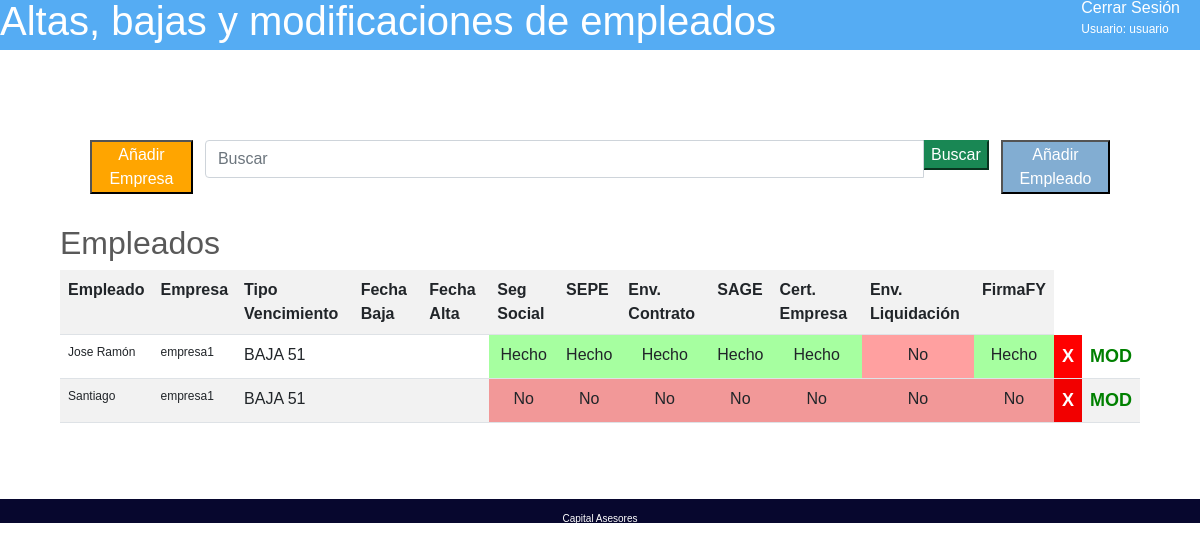
/listEmpleado (signed in), run on an earlier commit of the app's database.
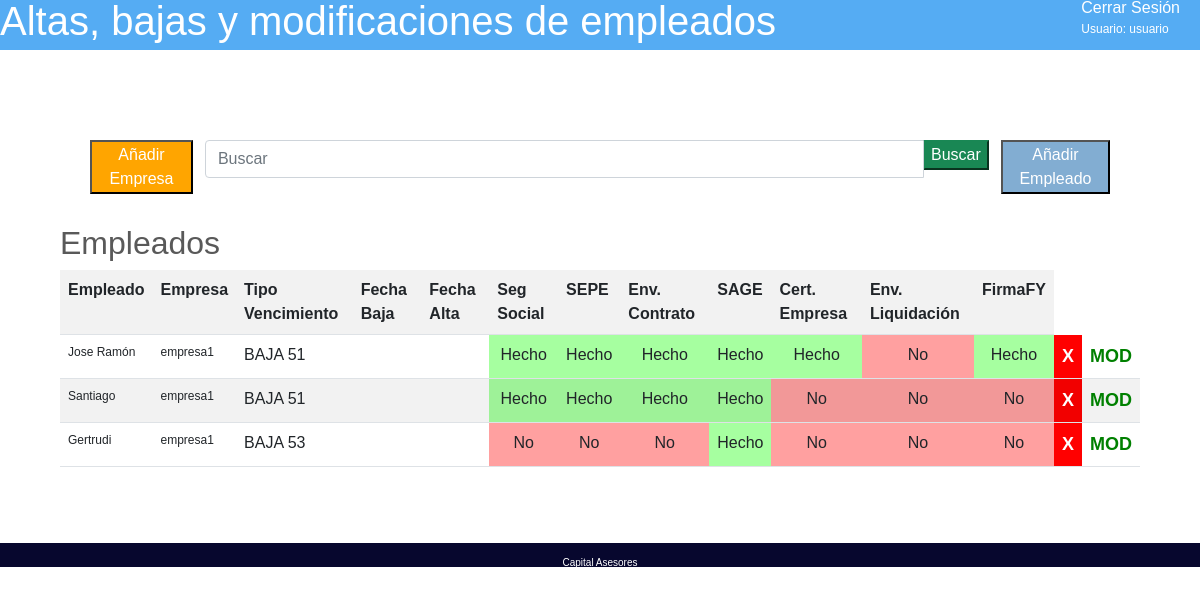
And on a later commit of the database.
### nucleo/models.py (models this page shows, shortened)
class Empleado (models.Model):
    nombre = models.CharField(max_length=100)
    empresa=models.ForeignKey(Empresa, verbose_name="Empresa", on_delete=models.CASCADE, related_name='empresa')
    class Vencimientos(models.TextChoices):
        ALTA = 'ALTA'
        BAJA = 'BAJA'
        BAJA51 = 'BAJA 51'
        BAJA93 = 'BAJA 93'
        BAJA85= 'BAJA 85'
        BAJA91 = 'BAJA 91'
        BAJA53 = 'BAJA 53'
        BAJA94 = 'BAJA 94'
        BAJA54 = 'BAJA 54'
        REDUCCION_JORNADA = 'REDUCCIÓN DE JORNADA'
        AMPLIACION_JORNADA = 'AMPLIACIÓN DE JORNADA'
        INACTIVIDAD = 'INACTIVIDAD'
        TRANSFORMACION = 'TRANSFORMACIÓN'
        PRORROGA = 'PROROGA'
        DESAFECTACION = 'DESAFECTACIÓN'
        LLAMAMIENTO = 'LLAMAMIENTO'
        BAJA_Y_ALTA = 'BAJA Y ALTA'
    tipo_vencimiento = models.CharField(max_length=25, choices=Vencimientos.choices, blank=True, default='BAJA')
    fecha=models.DateField(null=True, blank = True)
    segSocial=models.BooleanField(default=False)
    sepe=models.BooleanField(default=False)
    enviadoContrato=models.BooleanField(default=False)
    sage=models.BooleanField(default=False)
    certificadoEmpresa=models.BooleanField(default=False)
    envioLiquidacion=models.BooleanField(default=False)
    firmaFY=models.BooleanField(default=False)
    fin=models.BooleanField(default=False)
    oculto=models.BooleanField(default=False)
    class Meta:
        ordering = ['fecha']

class Empresa (models.Model):
    nombre = models.CharField(max_length=50, unique=True)
    class Asesores(models.TextChoices):
        Elena = 'Elena'
        JoseLuis = 'JoseLuis'
        Carmen = 'Carmen'
        Maria = 'Maria'
        Sara = 'Sara'
    asesor=models.CharField(max_length=25, choices=Asesores.choices, null=True, default="")
    class Meta:
        ordering = ['nombre']
    def __str__(self):
        return self.nombre

### nucleo/views.py (the view)
# urls.py: path('listEmpleado',views.EmpleadoList, name="listEmpleado"),
@login_required(login_url='/accounts/login/')
def EmpleadoList(request):
    queryset = request.GET.get("buscar")
    empleados=Empleado.objects.all()
    if queryset:
        empleados = Empleado.objects.filter(
            Q(nombre__icontains = queryset) |
            Q(fecha__icontains = queryset)
        ).distinct
    hoy=now.date()
    return render(request, "nucleo/empleado_list.html", {'empleados':empleados, 'hoy':hoy})

### nucleo/templates/nucleo/empleado_list.html (shortened to what this page needs)
{% extends "nucleo/base.html" %}
{% block content %}
<section class="body">
 <section style="display:flex; margin: 30px; justify-content: space-around">
    <article>
        <a href="{% url 'createEmpresa'  %}" style="color:white"><button style="background-color:orange">Añadir Empresa</a>
    </article>
    <div class="container">
        <div class="row">
            <div class="col-md-12 search">
                <form method="get">
                    <div id="custom-search-input">
                        <div class="input-group col-md-12">
                            <input type="text" class="form-control" placeholder="Buscar" name="buscar">
                            <span clas="input-group-list">
                            <button type="submit" class="boton btn-success">Buscar</button>
                            </span>
                        </div>
                    </div>
                </form>
            </div>
        </div>
    </div>
    <article>
        <a href="{% url 'createEmpleado'  %}" style="color:white"><button style="background-color:#82ADD2">Añadir Empleado</a>
    </article>
    </section>
<h2>Empleados</h2>
{% if empleados %}
    <table class="table table-striped">
        <tr>
         <th>Empleado</th>
         <th>Empresa</th>
         <th>Tipo Vencimiento</th>
         <th>Fecha Baja</th>
         <th>Fecha Alta</th>
         <th>Seg Social</th>
         <th>SEPE</th>
         <th>Env. Contrato</th>
         <th>SAGE</th>
         <th>Cert. Empresa</th>
         <th>Env. Liquidación</th>
         <th>FirmaFY</th>
        </tr>
    {% for e in empleados %}
         <td style="font-size:12px">{{e.nombre}}</td>
         <td style="font-size:12px">{{e.empresa}}</td>
         <td>{{e.tipo_vencimiento}}</td>
         <td style="font-size:12px">{{e.fechaBaja}}</td>
         <td style="font-size:12px">{{e.fechaAlta}}</td>
         {% if e.segSocial %}
         <td style="text-align:center; background-color:#A6FFA0">Hecho</td>
         {% else %}
         <td style="text-align:center; background-color:#FFA0A0">No</td>
         {% endif %}
          {% if e.sepe %}
         <td style="text-align:center; background-color:#A6FFA0">Hecho</td>
         {% else %}
         <td style="text-align:center; background-color:#FFA0A0">No</td>
         {% endif %}
          {% if e.enviadoContrato %}
         <td style="text-align:center; background-color:#A6FFA0">Hecho</td>
         {% else %}
         <td style="text-align:center; background-color:#FFA0A0">No</td>
         {% endif %}
          {% if e.sage %}
         <td style="text-align:center; background-color:#A6FFA0">Hecho</td>
         {% else %}
         <td style="text-align:center; background-color:#FFA0A0">No</td>
         {% endif %}
          {% if e.certificadoEmpresa %}
         <td style="text-align:center; background-color:#A6FFA0">Hecho</td>
         {% else %}
         <td style="text-align:center; background-color:#FFA0A0">No</td>
         {% endif %}
          {% if e.envioLiquidacion %}
         <td style="text-align:center; background-color:#A6FFA0">Hecho</td>
         {% else %}
         <td style="text-align:center; background-color:#FFA0A0">No</td>
         {% endif %}
          {% if e.firmaFY %}
         <td style="text-align:center; background-color:#A6FFA0">Hecho</td>
         {% else %}
         <td style="text-align:center; background-color:#FFA0A0">No</td>
         {% endif %}
         <td style="font-weight:bold; background-color:red; font-size:18px; text-align:center"><a href="{%url 'deleteEmpleado' e.pk %}" style="color:white; backgorund-color:red">X</a></td>
         <td style="font-weight:bold; background-color:white; font-size:18px; text-align:center"><a href="{%url 'updateEmpleado' e.pk %}" style="color:green">MOD</a></td>
    {% endfor %}
    </table>
{% else %}
    <p>Actualmente no hay ningun empleado en el sistema</p>
    {% endif %}
</section>
{% endblock %}

### nucleo/templates/nucleo/base.html (shortened to what this page needs)
<!DOCTYPE html>
<html lang="en">
<head>
    <link href="https://cdn.jsdelivr.net/npm/bootstrap@5.0.2/dist/css/bootstrap.min.css" rel="stylesheet">
    {% load static %}
    <link href="https://cdn.jsdelivr.net/npm/bootstrap@5.0.2/dist/css/bootstrap.min.css" rel="stylesheet">
    <link rel="stylesheet" type="text/css" href="{% static 'css/ppal.css' %}">
</head>
<body style="display:flex; flex-direction:column; align-content:space-between;">
<header>
    <div class="nombre">
        <a href="{% url 'index'  %}" class="noback"><h1>Altas, bajas y modificaciones de empleados</h1></a>
    </div>
    <div class="headerrigth">
        <nav>
            <ul class="horizontal">
                <li>
                    {% if not request.user.is_authenticated %}
                    <a href="{% url 'login'  %}">Iniciar Sesión</a>
                    {% else %}
                    <a href="{% url 'logout'  %}"><ul>
                        <li>Cerrar Sesión</li>
                        <li style="font-size: 12px">Usuario: {{request.user.username}}</li>
                        </ul></a>
                        {% endif %}
                </li>
            </ul>
        </nav>
    </div>
</header>
 {% block content %}
 {% endblock %}
<footer style="height:10px; padding: 12px">
    <p style="margin:0px">Capital Asesores</p>
</footer>
</body>
</html>

### nucleo/static/css/ppal.css (style rules this page uses)
* { font-family: sans-serif; }
header { display: flex; background-color: rgb(85, 172, 243); color:white; font-family: sans-serif; justify-content: space-between; height: 50px; flex-wrap: nowrap; align-items: center; padding: 0; }
a:visited, a:link, a:active { text-decoration: none; color:white }
li>a { display: flex; align-items: center; }
.headerrigth { display: flex; justify-content: center; height: 100%; align-content: center; }
.horizontal { display: flex; list-style: none; height: 100%; padding: 0%; }
nav { display: flex; align-items: center; }
li { margin-right: 10px; padding: 0; display: flex; align-items: center; }
.nombre { display: flex; align-items: center; height: 100%; }
.body { margin: 5%; color: rgba(0, 0, 0, 0.65); }
footer { padding: 2%; background-color: rgb(7, 7, 46); text-align: center; color: white; height: 15px; }
footer > p { font-size: 10px; }

What changed in the data, as far as the page shows it:
changed Empleado "Santiago": segSocial "No" → "Hecho"; sepe "No" → "Hecho"; enviadoContrato "No" → "Hecho"; sage "No" → "Hecho"
added Empleado: nombre "Gertrudi", empresa "empresa1", tipo_vencimiento "BAJA 53", segSocial "No", sepe "No", enviadoContrato "No", sage "Hecho", certificadoEmpresa "No", envioLiquidacion "No", firmaFY "No"
